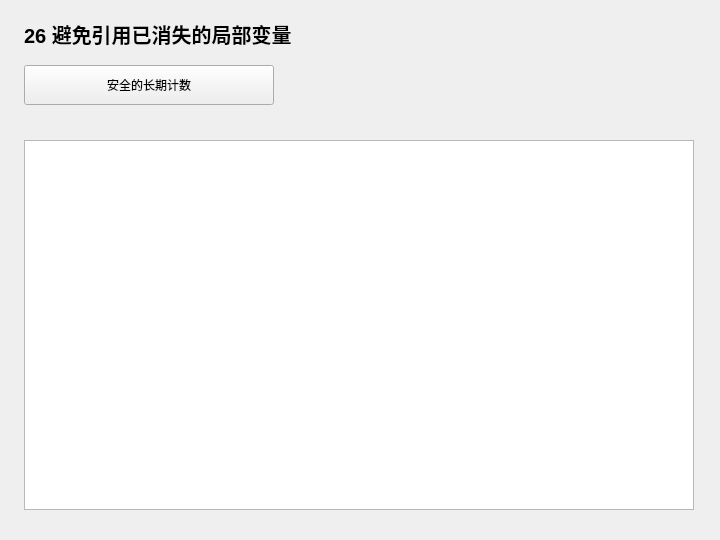
<?xml version="1.0" encoding="UTF-8"?>
<ui version="4.0">
 <class>Widget</class>
 <widget class="QWidget" name="Widget">
  <property name="geometry">
   <rect>
    <x>0</x>
    <y>0</y>
    <width>720</width>
    <height>540</height>
   </rect>
  </property>
  <property name="windowTitle">
   <string>26 避免引用已消失的局部变量</string>
  </property>
  <widget class="QLabel" name="headingLabel">
   <property name="geometry">
    <rect>
     <x>24</x>
     <y>18</y>
     <width>670</width>
     <height>32</height>
    </rect>
   </property>
   <property name="text">
    <string>26 避免引用已消失的局部变量</string>
   </property>
   <property name="font">
    <font>
     <pointsize>15</pointsize>
     <bold>true</bold>
    </font>
   </property>
  </widget>
  <widget class="QPlainTextEdit" name="outputEdit">
   <property name="geometry">
    <rect>
     <x>24</x>
     <y>140</y>
     <width>670</width>
     <height>370</height>
    </rect>
   </property>
   <property name="readOnly">
    <bool>true</bool>
   </property>
  </widget>
  <widget class="QPushButton" name="runButton">
   <property name="geometry">
    <rect>
     <x>24</x>
     <y>65</y>
     <width>250</width>
     <height>40</height>
    </rect>
   </property>
   <property name="text">
    <string>安全的长期计数</string>
   </property>
  </widget>
 </widget>
 <resources />
 <connections />
</ui>
